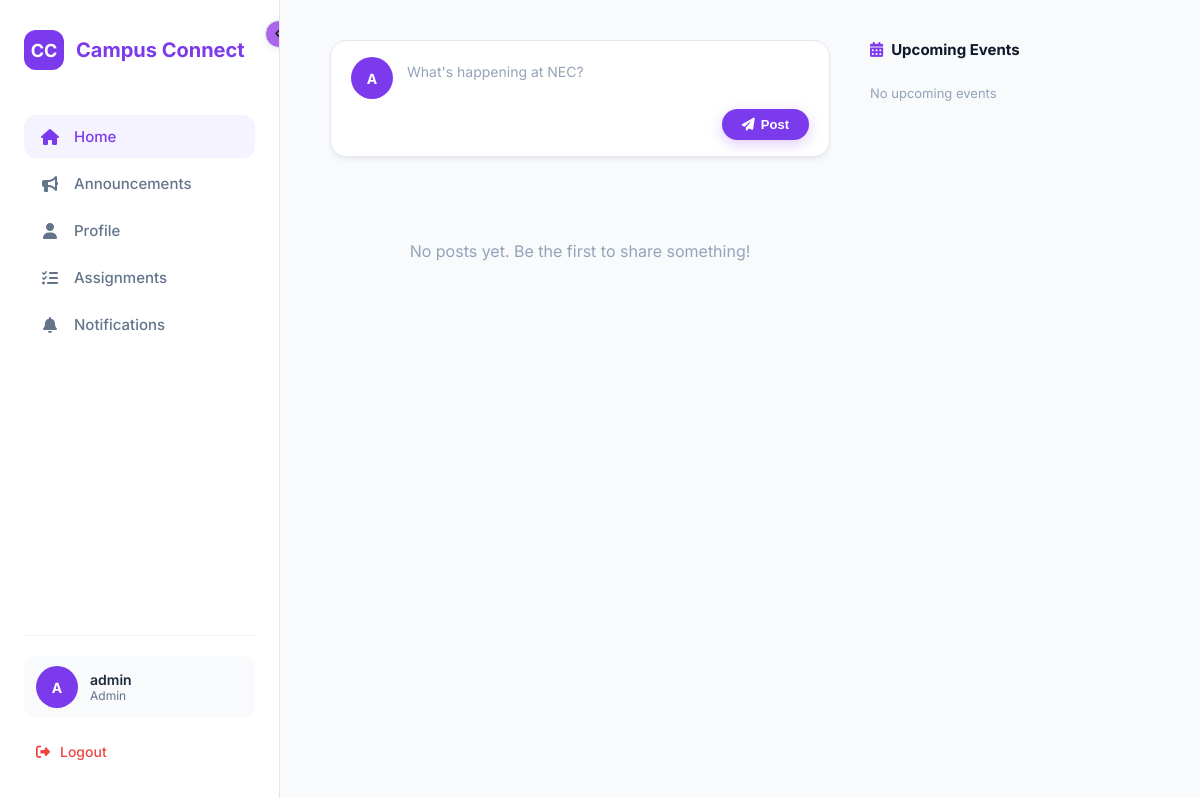
Page / (signed in) on the earlier database version.
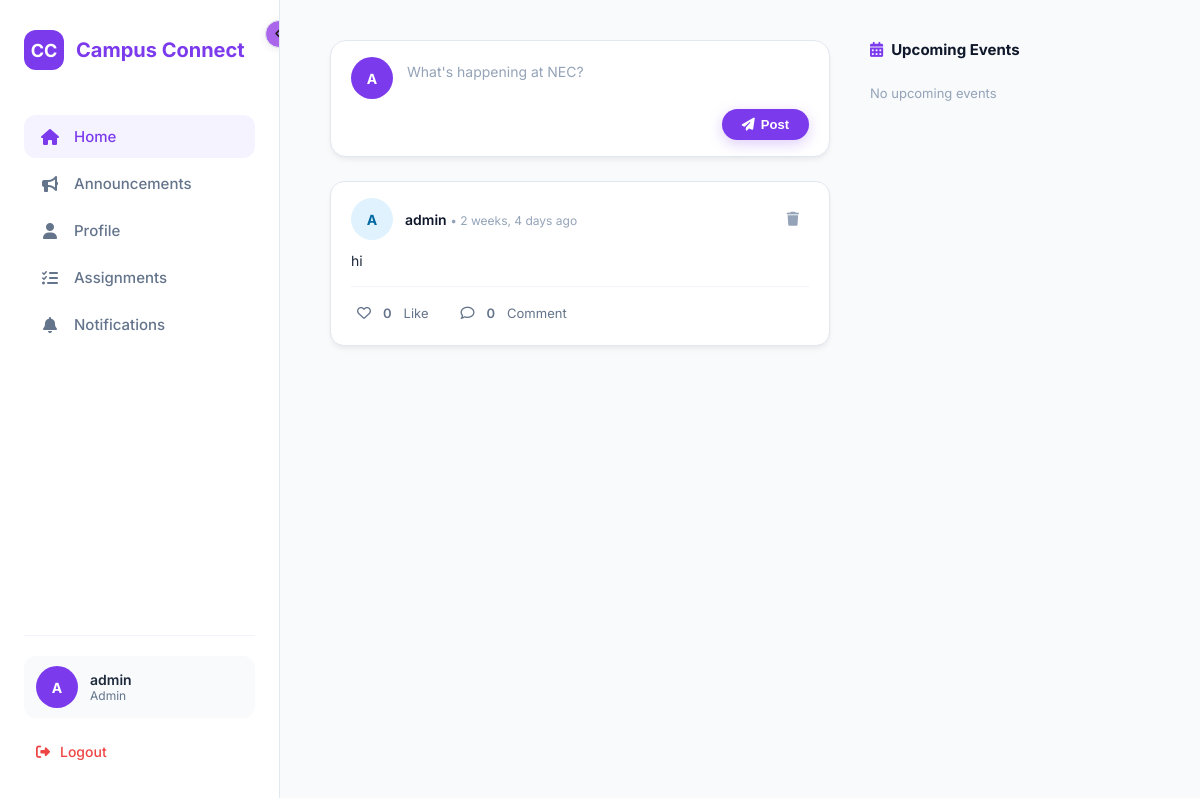
Same page on the later database version.
### core/models.py (models this page shows, shortened)
class Post(models.Model):
    author = models.ForeignKey(User, on_delete=models.CASCADE, related_name='posts')
    content = models.TextField(max_length=1000)
    created_at = models.DateTimeField(auto_now_add=True)
    updated_at = models.DateTimeField(auto_now=True)
    likes = models.ManyToManyField(User, related_name='liked_posts', blank=True)
    def total_likes(self):
        return self.likes.count()
    def comments_count(self):
        return self.comments.count()
    class Meta:
        ordering = ['-created_at']

### core/views.py (the view)
# urls.py: 2. Add a URL to urlpatterns:  path('', views.home, name='home')
@login_required
def home(request):
    posts = Post.objects.all().prefetch_related('author', 'comments__author', 'likes')
    announcements = Announcement.objects.all()
    try:
        profile = Profile.objects.get(user=request.user)
        user_role = profile.role
        department = profile.department
        bio = profile.bio
    except Profile.DoesNotExist:
        user_role = 'student'
        department = ''
        bio = ''
    user_data = {
        'id': request.user.id,
        'username': request.user.username,
        'email': request.user.email,
        'full_name': request.user.username,
        'role': user_role,
        'department': department,
        'bio': bio,
    }
    context = {
        'posts': posts,
        'announcements': announcements,
        'user_data': json.dumps(user_data),
        'user': request.user,
        'user_role': user_role,
    }
    return render(request, 'core/home.html', context)

### core/templates/core/home.html (shortened to what this page needs)
<!DOCTYPE html>
{% load static %}
<html lang="en">
<head>
    <link rel="stylesheet" href="https://cdnjs.cloudflare.com/ajax/libs/font-awesome/6.4.0/css/all.min.css">
    <link rel="stylesheet" href="{% static 'core/css/style.css' %}">
</head>
<body>
    <div class="container">
        <aside class="sidebar" id="mainSidebar">
            <button class="sidebar-toggle" onclick="toggleSidebar()" id="sidebarToggleBtn">
                <i class="fas fa-chevron-left"></i>
            </button>
            <a href="#" class="logo">
                <div class="logo-circle">CC</div>
                <span class="logo-text">Campus Connect</span>
            </a>
            <nav class="menu">
                <a href="#" class="active" onclick="switchView('homeView', this)" data-view="homeView">
                    <i class="fas fa-home"></i>
                    <span class="menu-text">Home</span>
                </a>
                <a href="#" onclick="switchView('announcements', this)" data-view="announcements">
                    <i class="fas fa-bullhorn"></i>
                    <span class="menu-text">Announcements</span>
                </a>
                <a href="#" onclick="switchView('profile', this)" data-view="profile">
                    <i class="fas fa-user"></i>
                    <span class="menu-text">Profile</span>
                </a>
                <a href="#" onclick="switchView('tasks', this)" data-view="tasks">
                    <i class="fas fa-tasks"></i>
                    <span class="menu-text">Assignments</span>
                </a>
                <a href="#" onclick="switchView('notifications', this)" data-view="notifications">
                    <i class="fas fa-bell"></i>
                    <span class="menu-text">Notifications</span>
                </a>
            </nav>
            <div class="bottom-section">
                <div class="user-card">
                    <div class="user-avatar-small" style="background: #7c3aed; color: white;">
                    </div>
                    <div>
                        <h4 class="user-name">{{ user.username }}</h4>
                        <p id="displayRole">{{ user_role|title|default:"Student" }}</p>
                    </div>
                </div>
                <a href="{% url 'logout' %}" class="logout-btn">
                    <i class="fas fa-sign-out-alt"></i>
                    <span class="menu-text">Logout</span>
                </a>
            </div>
        </aside>
        <div class="content-wrapper">
            <div id="homeView" class="dashboard-view active-view">
                <main class="main">
                    <div class="post-input-area">
                        <div class="post-input-row">
                            <div class="user-avatar-small" style="background: #7c3aed; color: white; flex-shrink: 0;">
                                {{ user.username|slice:":1"|upper }}
                            </div>
                            <textarea id="postInput" placeholder="What's happening at NEC?" rows="1"
                                onkeydown="if(event.key === 'Enter' && !event.shiftKey){event.preventDefault(); addNewPost();}"></textarea>
                        </div>
                        <div class="post-input-actions">
                            <button onclick="addNewPost()" class="post-submit-btn" id="postSubmitBtn">
                                <i class="fas fa-paper-plane"></i> Post
                            </button>
                        </div>
                    </div>
                    <div id="feedList">
                        {% if posts %}
                            {% for post in posts %}
                            <div class="feed-card" data-post-id="{{ post.id }}">
                                <div class="feed-header">
                                    <div class="user-avatar-small" style="background: #e0f2fe; color: #0369a1; flex-shrink: 0;">
                                        {{ post.author.username|slice:":1"|upper }}
                                    </div>
                                    <div class="feed-user-info">
                                        <h4>
                                            {{ post.author.username }}
                                            <span>• {{ post.created_at|timesince }} ago</span>
                                        </h4>
                                    </div>
                                    {% if post.author == user %}
                                    <button onclick="deletePost({{ post.id }})" class="delete-btn" title="Delete Post">
                                        <i class="fas fa-trash"></i>
                                    </button>
                                    {% endif %}
                                </div>
                                <div class="feed-content">{{ post.content }}</div>
                                <div class="feed-actions">
                                    <span onclick="toggleLikePost({{ post.id }})" data-post-id="{{ post.id }}" class="{% if user in post.likes.all %}liked{% endif %}">
                                        <i class="{% if user in post.likes.all %}fas{% else %}far{% endif %} fa-heart"></i>
                                        <span class="like-count">{{ post.total_likes }}</span> Like
                                    </span>
                                    <span onclick="toggleCommentBox({{ post.id }})" data-post-id="{{ post.id }}">
                                        <i class="far fa-comment"></i>
                                        <span class="comment-count">{{ post.comments_count }}</span> Comment
                                    </span>
                                </div>
                            </div>
                            {% endfor %}
                        {% else %}
                            <p class="empty-feed">No posts yet. Be the first to share something!</p>
                        {% endif %}
                    </div>
                </main>
                <aside class="right-panel">
                    <h3 class="panel-title"><i class="fas fa-calendar-alt"></i> Upcoming Events</h3>
                    {% if announcements %}
                        {% for announcement in announcements|slice:":3" %}
                        <div class="event-card">
                            <h4>{{ announcement.title|truncatechars:30 }}</h4>
                            <p>{{ announcement.content|truncatechars:60 }}</p>
                            <span class="event-date">{{ announcement.created_at|date:"M d, Y" }}</span>
                        </div>
                        {% endfor %}
                    {% else %}
                        <p class="empty-events">No upcoming events</p>
                    {% endif %}
                </aside>
            </div>
        </div>
    </div>
</body>
</html>

Differences in the rows shown:
added Post: author.username "A", author.username "admin", created_at "2 weeks, 4 days", content "hi", total_likes "0", comments_count "0"
Other differences:
text no longer shown: "No posts yet. Be the first to share something!"
